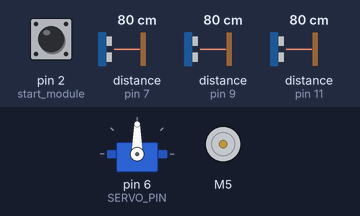
Simulated run of this sketch. Board: Arduino Uno, built with avr-gcc and run on an emulated ATmega328P. Shown: servo, DC motor (green arrow = forward, orange = backward, longer = faster). Inputs (shaded band) come from the test bench; at power-on: pin 2 (start_module) LOW, distance to the obstacle (sensors on pin 7, pin 9, pin 11) 80 cm. The echo pulse lasts 58.3 µs per cm.

Above: at 1.2 s.
1.3 s: pin 2 (start_module) pulled HIGH for 0.15 s
At 1.38 s:
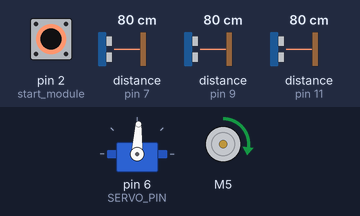
2.9 s: pin 2 (start_module) pulled HIGH for 3.2 s
At 7.2 s:
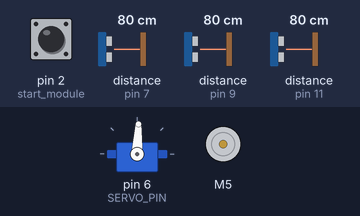
Timing chart, 0 to 8.7 s (numbered marks = the images above; inputs shaded):
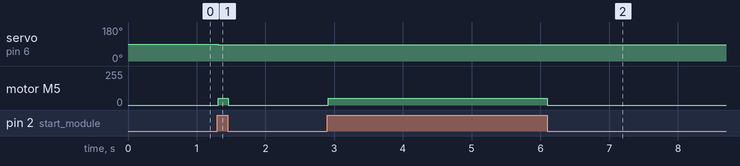

Measured:
- after the input at 1.3 s, servo on pin 6 (SERVO_PIN): 90° → 87° at once; motor M5: stopped → forward 50/255 at once, → stopped 0.15 s later
- after the input at 2.9 s, motor M5: stopped → forward 50/255 at once, → stopped 3.2 s later

The sketch:

Bil_kod_prop_styrning.ino
```cpp
#include <Arduino.h>
#include<Servo.h>
#include <NewPing.h> // För avståndsmätning med ultraljudssensorer
#include <stdio.h>

Servo myservo;
#define SERVO_PIN 6 // Servo PIN


#include "CytronMotorDriver.h"
#define MOTOR_PWM 5 // Motor PWM PIN
#define MOTOR_DIR 4 // Motor DIR PIN
CytronMD motor(PWM_DIR, MOTOR_PWM, MOTOR_DIR);  // PWM = Pin 4, DIR = Pin 5.


#define start_module 2

// Ultraljudssensorer - Använda nya pins
#define trigPin_L 10
#define echoPin_L 9
#define trigPin_R 12
#define echoPin_R 11
#define trigPin_F 8
#define echoPin_F 7

// Maximalt avstånd för ultraljudssensorer (cm)
#define side_maxdist 50
#define front_maxdist 50

// Avståndsmätning - Instansiering av ultraljudssensorer
NewPing sonar_L(trigPin_L, echoPin_L, side_maxdist);
NewPing sonar_R(trigPin_R, echoPin_R, side_maxdist);
NewPing sonar_F(trigPin_F, echoPin_F, front_maxdist);

char F_value_str[20];

uint16_t motor_speed = 50;
bool start_module_state = false;
//konstant
float constant = 2.5;
bool last_direction = true;

void setup() {
    myservo.attach(SERVO_PIN);
    pinMode(start_module, INPUT);
    digitalWrite(start_module, LOW);

    Serial.begin(9600);
}

void loop() {

      // Läs av knappens status
    start_module_state = digitalRead(start_module);

    // Om start_module blir hög
    if(start_module_state == HIGH){
    motor.setSpeed(50); // Startar motorn

    // Läs avståndet från vänster och höger sensorer
    // Blir 0 när inget hinder finns
    uint16_t distance_L = sonar_L.ping_cm();
    uint16_t distance_R = sonar_R.ping_cm();
    uint16_t distance_F = sonar_F.ping_cm();
    if(distance_L == 0){
      distance_L = 50;
    }
    if(distance_R == 0){
      distance_R = 50;
    }
    int16_t servo_result = distance_L - distance_R;

    //distance_L - distance_R = servo result
    // servo_result * konstant + 90 = servosvängning
    int16_t servo_steer = servo_result * constant + 87;

    if(servo_steer > 170){
       servo_steer = 170;
    }

    if(servo_steer < 15){
      servo_steer = 15;
    }

    // Om vänster sensor upptäcker ett närmare objekt än höger sensor
    if ((distance_L < distance_R) || (distance_L > distance_R)) {
        myservo.write(servo_steer);
        last_direction = true;
    }
    // Om inga sensorer upptäcker något nära objekt
    else {
        // Kör rakt fram
        myservo.write(87); // Mittenposition

    }

    // Objekt nära front sensor men inte utanför max distans (distance_F = 0)
    if ((distance_F < 10) && (distance_F != 0)){
      motor.setSpeed(0);
      delay(500);
      motor.setSpeed(-30);  // Backa
      delay(1000);
      motor.setSpeed(0);
      delay(500);
    }
  }
  else{
    motor.setSpeed(0);
  }
}
```
